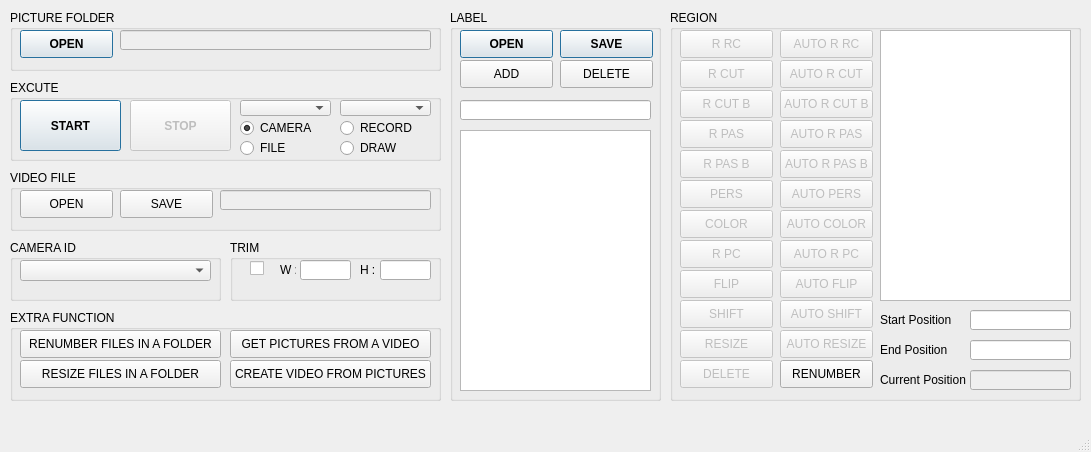
<?xml version="1.0" encoding="UTF-8"?>
<ui version="4.0">
 <class>MainWindow</class>
 <widget class="QMainWindow" name="MainWindow">
  <property name="geometry">
   <rect>
    <x>0</x>
    <y>0</y>
    <width>1091</width>
    <height>452</height>
   </rect>
  </property>
  <property name="minimumSize">
   <size>
    <width>1091</width>
    <height>452</height>
   </size>
  </property>
  <property name="maximumSize">
   <size>
    <width>1091</width>
    <height>452</height>
   </size>
  </property>
  <property name="windowTitle">
   <string>MIIL DATASET CREATER B</string>
  </property>
  <widget class="QWidget" name="centralwidget">
   <widget class="QGroupBox" name="groupBox3">
    <property name="geometry">
     <rect>
      <x>10</x>
      <y>80</y>
      <width>431</width>
      <height>81</height>
     </rect>
    </property>
    <property name="title">
     <string>EXCUTE</string>
    </property>
    <widget class="QRadioButton" name="radioButton1">
     <property name="geometry">
      <rect>
       <x>230</x>
       <y>40</y>
       <width>86</width>
       <height>16</height>
      </rect>
     </property>
     <property name="text">
      <string>CAMERA</string>
     </property>
     <property name="checked">
      <bool>true</bool>
     </property>
    </widget>
    <widget class="QRadioButton" name="radioButton2">
     <property name="geometry">
      <rect>
       <x>330</x>
       <y>60</y>
       <width>86</width>
       <height>16</height>
      </rect>
     </property>
     <property name="text">
      <string>DRAW</string>
     </property>
    </widget>
    <widget class="QRadioButton" name="radioButton3">
     <property name="geometry">
      <rect>
       <x>330</x>
       <y>40</y>
       <width>86</width>
       <height>16</height>
      </rect>
     </property>
     <property name="text">
      <string>RECORD</string>
     </property>
     <property name="checked">
      <bool>false</bool>
     </property>
    </widget>
    <widget class="QRadioButton" name="radioButton4">
     <property name="geometry">
      <rect>
       <x>230</x>
       <y>60</y>
       <width>86</width>
       <height>16</height>
      </rect>
     </property>
     <property name="text">
      <string>FILE</string>
     </property>
     <property name="checked">
      <bool>false</bool>
     </property>
    </widget>
    <widget class="QComboBox" name="comboBox1">
     <property name="geometry">
      <rect>
       <x>230</x>
       <y>20</y>
       <width>91</width>
       <height>16</height>
      </rect>
     </property>
    </widget>
    <widget class="QPushButton" name="pushButton1">
     <property name="geometry">
      <rect>
       <x>10</x>
       <y>20</y>
       <width>101</width>
       <height>51</height>
      </rect>
     </property>
     <property name="font">
      <font>
       <bold>true</bold>
      </font>
     </property>
     <property name="text">
      <string>START</string>
     </property>
     <property name="default">
      <bool>true</bool>
     </property>
    </widget>
    <widget class="QPushButton" name="pushButton2">
     <property name="enabled">
      <bool>false</bool>
     </property>
     <property name="geometry">
      <rect>
       <x>120</x>
       <y>20</y>
       <width>101</width>
       <height>51</height>
      </rect>
     </property>
     <property name="font">
      <font>
       <bold>true</bold>
      </font>
     </property>
     <property name="text">
      <string>STOP</string>
     </property>
     <property name="default">
      <bool>true</bool>
     </property>
    </widget>
    <widget class="QComboBox" name="comboBox3">
     <property name="geometry">
      <rect>
       <x>330</x>
       <y>20</y>
       <width>91</width>
       <height>16</height>
      </rect>
     </property>
    </widget>
   </widget>
   <widget class="QGroupBox" name="groupBox2">
    <property name="geometry">
     <rect>
      <x>10</x>
      <y>10</y>
      <width>431</width>
      <height>61</height>
     </rect>
    </property>
    <property name="title">
     <string>PICTURE FOLDER</string>
    </property>
    <widget class="QLineEdit" name="lineEdit1">
     <property name="enabled">
      <bool>false</bool>
     </property>
     <property name="geometry">
      <rect>
       <x>110</x>
       <y>20</y>
       <width>311</width>
       <height>20</height>
      </rect>
     </property>
    </widget>
    <widget class="QPushButton" name="pushButton3">
     <property name="geometry">
      <rect>
       <x>10</x>
       <y>20</y>
       <width>93</width>
       <height>28</height>
      </rect>
     </property>
     <property name="font">
      <font>
       <bold>true</bold>
      </font>
     </property>
     <property name="text">
      <string>OPEN</string>
     </property>
     <property name="default">
      <bool>true</bool>
     </property>
    </widget>
   </widget>
   <widget class="QGroupBox" name="groupBox4">
    <property name="geometry">
     <rect>
      <x>450</x>
      <y>10</y>
      <width>211</width>
      <height>391</height>
     </rect>
    </property>
    <property name="title">
     <string>LABEL</string>
    </property>
    <widget class="QLineEdit" name="lineEdit2">
     <property name="enabled">
      <bool>true</bool>
     </property>
     <property name="geometry">
      <rect>
       <x>10</x>
       <y>90</y>
       <width>191</width>
       <height>20</height>
      </rect>
     </property>
    </widget>
    <widget class="QPushButton" name="pushButton4">
     <property name="geometry">
      <rect>
       <x>10</x>
       <y>20</y>
       <width>93</width>
       <height>28</height>
      </rect>
     </property>
     <property name="font">
      <font>
       <bold>true</bold>
      </font>
     </property>
     <property name="text">
      <string>OPEN</string>
     </property>
     <property name="default">
      <bool>true</bool>
     </property>
    </widget>
    <widget class="QPushButton" name="pushButton5">
     <property name="geometry">
      <rect>
       <x>110</x>
       <y>20</y>
       <width>93</width>
       <height>28</height>
      </rect>
     </property>
     <property name="font">
      <font>
       <bold>true</bold>
      </font>
     </property>
     <property name="text">
      <string>SAVE</string>
     </property>
     <property name="default">
      <bool>true</bool>
     </property>
    </widget>
    <widget class="QPushButton" name="pushButton6">
     <property name="geometry">
      <rect>
       <x>10</x>
       <y>50</y>
       <width>93</width>
       <height>28</height>
      </rect>
     </property>
     <property name="text">
      <string>ADD</string>
     </property>
    </widget>
    <widget class="QPushButton" name="pushButton7">
     <property name="geometry">
      <rect>
       <x>110</x>
       <y>50</y>
       <width>93</width>
       <height>28</height>
      </rect>
     </property>
     <property name="text">
      <string>DELETE</string>
     </property>
    </widget>
    <widget class="QListWidget" name="listWidget1">
     <property name="geometry">
      <rect>
       <x>10</x>
       <y>120</y>
       <width>191</width>
       <height>261</height>
      </rect>
     </property>
    </widget>
   </widget>
   <widget class="QGroupBox" name="groupBox5">
    <property name="geometry">
     <rect>
      <x>670</x>
      <y>10</y>
      <width>411</width>
      <height>391</height>
     </rect>
    </property>
    <property name="title">
     <string>REGION</string>
    </property>
    <widget class="QListWidget" name="listWidget2">
     <property name="geometry">
      <rect>
       <x>210</x>
       <y>20</y>
       <width>191</width>
       <height>271</height>
      </rect>
     </property>
    </widget>
    <widget class="QPushButton" name="pushButton10">
     <property name="enabled">
      <bool>false</bool>
     </property>
     <property name="geometry">
      <rect>
       <x>10</x>
       <y>350</y>
       <width>93</width>
       <height>28</height>
      </rect>
     </property>
     <property name="text">
      <string>DELETE</string>
     </property>
    </widget>
    <widget class="QPushButton" name="pushButton11">
     <property name="enabled">
      <bool>true</bool>
     </property>
     <property name="geometry">
      <rect>
       <x>110</x>
       <y>350</y>
       <width>93</width>
       <height>28</height>
      </rect>
     </property>
     <property name="text">
      <string>RENUMBER</string>
     </property>
    </widget>
    <widget class="QPushButton" name="pushButton13">
     <property name="enabled">
      <bool>false</bool>
     </property>
     <property name="geometry">
      <rect>
       <x>10</x>
       <y>20</y>
       <width>93</width>
       <height>28</height>
      </rect>
     </property>
     <property name="text">
      <string>R RC</string>
     </property>
    </widget>
    <widget class="QPushButton" name="pushButton14">
     <property name="enabled">
      <bool>false</bool>
     </property>
     <property name="geometry">
      <rect>
       <x>10</x>
       <y>200</y>
       <width>93</width>
       <height>28</height>
      </rect>
     </property>
     <property name="text">
      <string>COLOR</string>
     </property>
    </widget>
    <widget class="QPushButton" name="pushButton15">
     <property name="enabled">
      <bool>false</bool>
     </property>
     <property name="geometry">
      <rect>
       <x>110</x>
       <y>20</y>
       <width>93</width>
       <height>28</height>
      </rect>
     </property>
     <property name="text">
      <string>AUTO R RC</string>
     </property>
    </widget>
    <widget class="QPushButton" name="pushButton16">
     <property name="enabled">
      <bool>false</bool>
     </property>
     <property name="geometry">
      <rect>
       <x>110</x>
       <y>200</y>
       <width>93</width>
       <height>28</height>
      </rect>
     </property>
     <property name="text">
      <string>AUTO COLOR</string>
     </property>
    </widget>
    <widget class="QPushButton" name="pushButton18">
     <property name="enabled">
      <bool>false</bool>
     </property>
     <property name="geometry">
      <rect>
       <x>10</x>
       <y>170</y>
       <width>93</width>
       <height>28</height>
      </rect>
     </property>
     <property name="text">
      <string>PERS</string>
     </property>
    </widget>
    <widget class="QPushButton" name="pushButton19">
     <property name="enabled">
      <bool>false</bool>
     </property>
     <property name="geometry">
      <rect>
       <x>110</x>
       <y>170</y>
       <width>93</width>
       <height>28</height>
      </rect>
     </property>
     <property name="text">
      <string>AUTO PERS</string>
     </property>
    </widget>
    <widget class="QPushButton" name="pushButton21">
     <property name="enabled">
      <bool>false</bool>
     </property>
     <property name="geometry">
      <rect>
       <x>10</x>
       <y>320</y>
       <width>93</width>
       <height>28</height>
      </rect>
     </property>
     <property name="text">
      <string>RESIZE</string>
     </property>
    </widget>
    <widget class="QPushButton" name="pushButton22">
     <property name="enabled">
      <bool>false</bool>
     </property>
     <property name="geometry">
      <rect>
       <x>110</x>
       <y>320</y>
       <width>93</width>
       <height>28</height>
      </rect>
     </property>
     <property name="text">
      <string>AUTO RESIZE</string>
     </property>
    </widget>
    <widget class="QPushButton" name="pushButton23">
     <property name="enabled">
      <bool>false</bool>
     </property>
     <property name="geometry">
      <rect>
       <x>10</x>
       <y>110</y>
       <width>93</width>
       <height>28</height>
      </rect>
     </property>
     <property name="text">
      <string>R PAS</string>
     </property>
    </widget>
    <widget class="QPushButton" name="pushButton24">
     <property name="enabled">
      <bool>false</bool>
     </property>
     <property name="geometry">
      <rect>
       <x>110</x>
       <y>110</y>
       <width>93</width>
       <height>28</height>
      </rect>
     </property>
     <property name="text">
      <string>AUTO R PAS</string>
     </property>
    </widget>
    <widget class="QPushButton" name="pushButton25">
     <property name="enabled">
      <bool>false</bool>
     </property>
     <property name="geometry">
      <rect>
       <x>10</x>
       <y>50</y>
       <width>93</width>
       <height>28</height>
      </rect>
     </property>
     <property name="text">
      <string>R CUT</string>
     </property>
    </widget>
    <widget class="QPushButton" name="pushButton26">
     <property name="enabled">
      <bool>false</bool>
     </property>
     <property name="geometry">
      <rect>
       <x>110</x>
       <y>50</y>
       <width>93</width>
       <height>28</height>
      </rect>
     </property>
     <property name="text">
      <string>AUTO R CUT</string>
     </property>
    </widget>
    <widget class="QPushButton" name="pushButton28">
     <property name="enabled">
      <bool>false</bool>
     </property>
     <property name="geometry">
      <rect>
       <x>110</x>
       <y>80</y>
       <width>93</width>
       <height>28</height>
      </rect>
     </property>
     <property name="text">
      <string>AUTO R CUT B</string>
     </property>
    </widget>
    <widget class="QPushButton" name="pushButton27">
     <property name="enabled">
      <bool>false</bool>
     </property>
     <property name="geometry">
      <rect>
       <x>10</x>
       <y>80</y>
       <width>93</width>
       <height>28</height>
      </rect>
     </property>
     <property name="text">
      <string>R CUT B</string>
     </property>
    </widget>
    <widget class="QPushButton" name="pushButton30">
     <property name="enabled">
      <bool>false</bool>
     </property>
     <property name="geometry">
      <rect>
       <x>110</x>
       <y>140</y>
       <width>93</width>
       <height>28</height>
      </rect>
     </property>
     <property name="text">
      <string>AUTO R PAS B</string>
     </property>
    </widget>
    <widget class="QPushButton" name="pushButton29">
     <property name="enabled">
      <bool>false</bool>
     </property>
     <property name="geometry">
      <rect>
       <x>10</x>
       <y>140</y>
       <width>93</width>
       <height>28</height>
      </rect>
     </property>
     <property name="text">
      <string>R PAS B</string>
     </property>
    </widget>
    <widget class="QLineEdit" name="lineEdit6">
     <property name="enabled">
      <bool>false</bool>
     </property>
     <property name="geometry">
      <rect>
       <x>300</x>
       <y>360</y>
       <width>101</width>
       <height>20</height>
      </rect>
     </property>
    </widget>
    <widget class="QLabel" name="label1">
     <property name="geometry">
      <rect>
       <x>210</x>
       <y>360</y>
       <width>91</width>
       <height>20</height>
      </rect>
     </property>
     <property name="text">
      <string>Current Position</string>
     </property>
    </widget>
    <widget class="QLineEdit" name="lineEdit7">
     <property name="enabled">
      <bool>true</bool>
     </property>
     <property name="geometry">
      <rect>
       <x>300</x>
       <y>300</y>
       <width>101</width>
       <height>20</height>
      </rect>
     </property>
    </widget>
    <widget class="QLineEdit" name="lineEdit8">
     <property name="enabled">
      <bool>true</bool>
     </property>
     <property name="geometry">
      <rect>
       <x>300</x>
       <y>330</y>
       <width>101</width>
       <height>20</height>
      </rect>
     </property>
    </widget>
    <widget class="QLabel" name="label3">
     <property name="geometry">
      <rect>
       <x>210</x>
       <y>330</y>
       <width>91</width>
       <height>20</height>
      </rect>
     </property>
     <property name="text">
      <string>End Position</string>
     </property>
    </widget>
    <widget class="QLabel" name="label2">
     <property name="geometry">
      <rect>
       <x>210</x>
       <y>300</y>
       <width>91</width>
       <height>20</height>
      </rect>
     </property>
     <property name="text">
      <string>Start Position</string>
     </property>
    </widget>
    <widget class="QPushButton" name="pushButton32">
     <property name="enabled">
      <bool>false</bool>
     </property>
     <property name="geometry">
      <rect>
       <x>10</x>
       <y>230</y>
       <width>93</width>
       <height>28</height>
      </rect>
     </property>
     <property name="text">
      <string>R PC</string>
     </property>
    </widget>
    <widget class="QPushButton" name="pushButton33">
     <property name="enabled">
      <bool>false</bool>
     </property>
     <property name="geometry">
      <rect>
       <x>110</x>
       <y>230</y>
       <width>93</width>
       <height>28</height>
      </rect>
     </property>
     <property name="text">
      <string>AUTO R PC</string>
     </property>
    </widget>
    <widget class="QPushButton" name="pushButton34">
     <property name="enabled">
      <bool>false</bool>
     </property>
     <property name="geometry">
      <rect>
       <x>10</x>
       <y>260</y>
       <width>93</width>
       <height>28</height>
      </rect>
     </property>
     <property name="text">
      <string>FLIP</string>
     </property>
    </widget>
    <widget class="QPushButton" name="pushButton35">
     <property name="enabled">
      <bool>false</bool>
     </property>
     <property name="geometry">
      <rect>
       <x>110</x>
       <y>260</y>
       <width>93</width>
       <height>28</height>
      </rect>
     </property>
     <property name="text">
      <string>AUTO FLIP</string>
     </property>
    </widget>
    <widget class="QPushButton" name="pushButton36">
     <property name="enabled">
      <bool>false</bool>
     </property>
     <property name="geometry">
      <rect>
       <x>10</x>
       <y>290</y>
       <width>93</width>
       <height>28</height>
      </rect>
     </property>
     <property name="text">
      <string>SHIFT</string>
     </property>
    </widget>
    <widget class="QPushButton" name="pushButton37">
     <property name="enabled">
      <bool>false</bool>
     </property>
     <property name="geometry">
      <rect>
       <x>110</x>
       <y>290</y>
       <width>93</width>
       <height>28</height>
      </rect>
     </property>
     <property name="text">
      <string>AUTO SHIFT</string>
     </property>
    </widget>
   </widget>
   <widget class="QGroupBox" name="groupBox6">
    <property name="geometry">
     <rect>
      <x>10</x>
      <y>170</y>
      <width>431</width>
      <height>61</height>
     </rect>
    </property>
    <property name="title">
     <string>VIDEO FILE</string>
    </property>
    <widget class="QLineEdit" name="lineEdit3">
     <property name="enabled">
      <bool>false</bool>
     </property>
     <property name="geometry">
      <rect>
       <x>210</x>
       <y>20</y>
       <width>211</width>
       <height>20</height>
      </rect>
     </property>
    </widget>
    <widget class="QPushButton" name="pushButton8">
     <property name="geometry">
      <rect>
       <x>110</x>
       <y>20</y>
       <width>93</width>
       <height>28</height>
      </rect>
     </property>
     <property name="text">
      <string>SAVE</string>
     </property>
    </widget>
    <widget class="QPushButton" name="pushButton9">
     <property name="geometry">
      <rect>
       <x>10</x>
       <y>20</y>
       <width>93</width>
       <height>28</height>
      </rect>
     </property>
     <property name="text">
      <string>OPEN</string>
     </property>
    </widget>
   </widget>
   <widget class="QGroupBox" name="groupBox7">
    <property name="geometry">
     <rect>
      <x>10</x>
      <y>310</y>
      <width>431</width>
      <height>91</height>
     </rect>
    </property>
    <property name="title">
     <string>EXTRA FUNCTION</string>
    </property>
    <widget class="QPushButton" name="pushButton12">
     <property name="geometry">
      <rect>
       <x>10</x>
       <y>20</y>
       <width>201</width>
       <height>28</height>
      </rect>
     </property>
     <property name="text">
      <string>RENUMBER FILES IN A FOLDER</string>
     </property>
    </widget>
    <widget class="QPushButton" name="pushButton17">
     <property name="geometry">
      <rect>
       <x>220</x>
       <y>20</y>
       <width>201</width>
       <height>28</height>
      </rect>
     </property>
     <property name="text">
      <string>GET PICTURES FROM A VIDEO</string>
     </property>
    </widget>
    <widget class="QPushButton" name="pushButton20">
     <property name="geometry">
      <rect>
       <x>10</x>
       <y>50</y>
       <width>201</width>
       <height>28</height>
      </rect>
     </property>
     <property name="text">
      <string>RESIZE FILES IN A FOLDER</string>
     </property>
    </widget>
    <widget class="QPushButton" name="pushButton31">
     <property name="geometry">
      <rect>
       <x>220</x>
       <y>50</y>
       <width>201</width>
       <height>28</height>
      </rect>
     </property>
     <property name="text">
      <string>CREATE VIDEO FROM PICTURES</string>
     </property>
    </widget>
   </widget>
   <widget class="QGroupBox" name="groupBox8">
    <property name="geometry">
     <rect>
      <x>230</x>
      <y>240</y>
      <width>211</width>
      <height>61</height>
     </rect>
    </property>
    <property name="title">
     <string>TRIM</string>
    </property>
    <widget class="QLineEdit" name="lineEdit4">
     <property name="enabled">
      <bool>true</bool>
     </property>
     <property name="geometry">
      <rect>
       <x>70</x>
       <y>20</y>
       <width>51</width>
       <height>20</height>
      </rect>
     </property>
    </widget>
    <widget class="QLineEdit" name="lineEdit5">
     <property name="enabled">
      <bool>true</bool>
     </property>
     <property name="geometry">
      <rect>
       <x>150</x>
       <y>20</y>
       <width>51</width>
       <height>20</height>
      </rect>
     </property>
    </widget>
    <widget class="QLabel" name="label">
     <property name="geometry">
      <rect>
       <x>50</x>
       <y>20</y>
       <width>16</width>
       <height>20</height>
      </rect>
     </property>
     <property name="text">
      <string>W :</string>
     </property>
    </widget>
    <widget class="QLabel" name="label_2">
     <property name="geometry">
      <rect>
       <x>130</x>
       <y>20</y>
       <width>16</width>
       <height>20</height>
      </rect>
     </property>
     <property name="text">
      <string>H :</string>
     </property>
    </widget>
    <widget class="QCheckBox" name="checkBox1">
     <property name="geometry">
      <rect>
       <x>20</x>
       <y>20</y>
       <width>31</width>
       <height>16</height>
      </rect>
     </property>
     <property name="text">
      <string/>
     </property>
     <property name="autoExclusive">
      <bool>true</bool>
     </property>
    </widget>
   </widget>
   <widget class="QGroupBox" name="groupBox7_2">
    <property name="geometry">
     <rect>
      <x>10</x>
      <y>240</y>
      <width>211</width>
      <height>61</height>
     </rect>
    </property>
    <property name="title">
     <string>CAMERA ID</string>
    </property>
    <widget class="QComboBox" name="comboBox2">
     <property name="geometry">
      <rect>
       <x>10</x>
       <y>20</y>
       <width>191</width>
       <height>21</height>
      </rect>
     </property>
    </widget>
   </widget>
  </widget>
  <widget class="QMenuBar" name="menubar">
   <property name="geometry">
    <rect>
     <x>0</x>
     <y>0</y>
     <width>1091</width>
     <height>22</height>
    </rect>
   </property>
  </widget>
  <widget class="QStatusBar" name="statusbar"/>
 </widget>
 <resources/>
 <connections/>
</ui>
